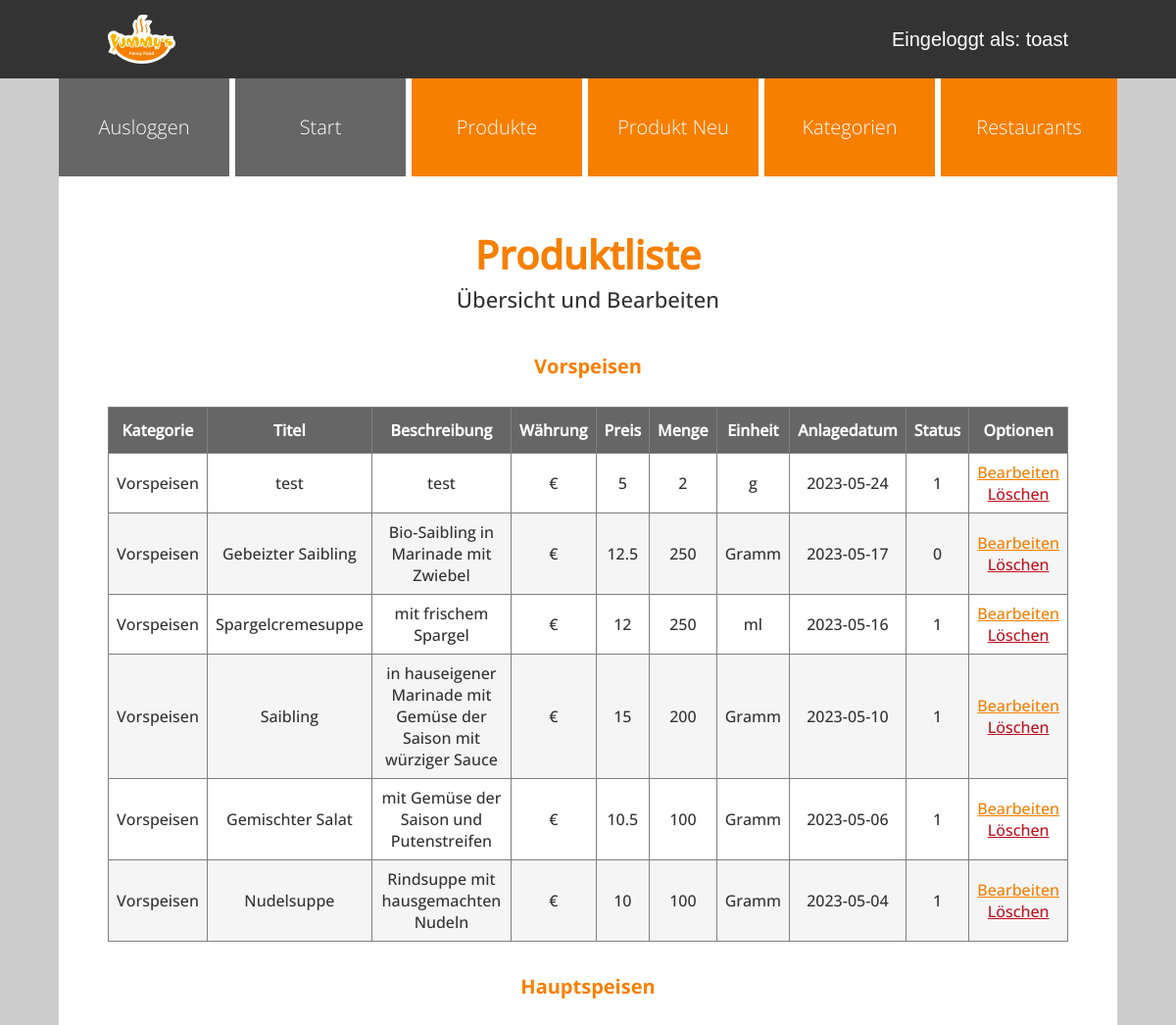
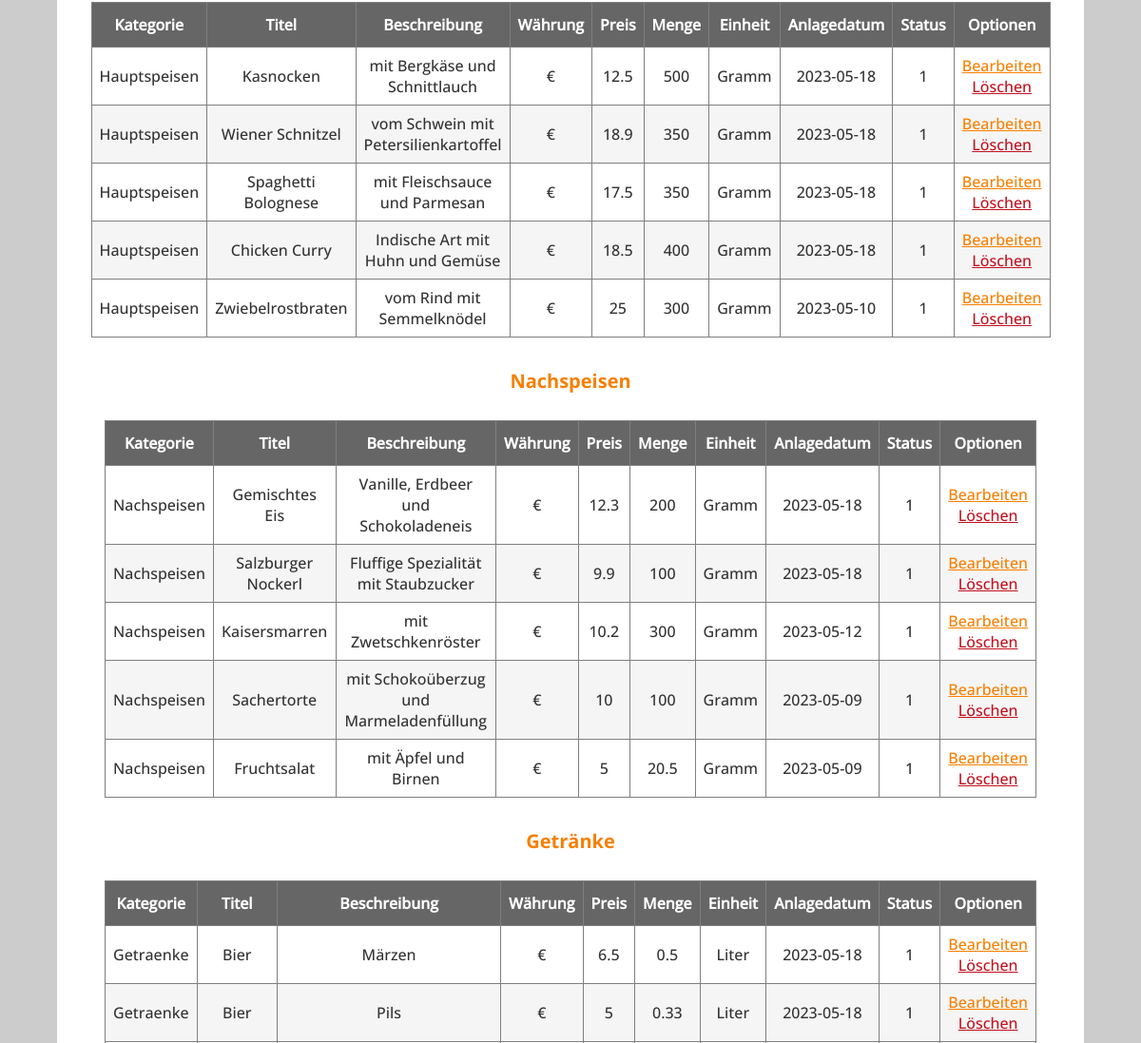
Page /admin/produkt_liste.php (signed in, upper part) on the earlier database version (2 pictures, top to bottom).
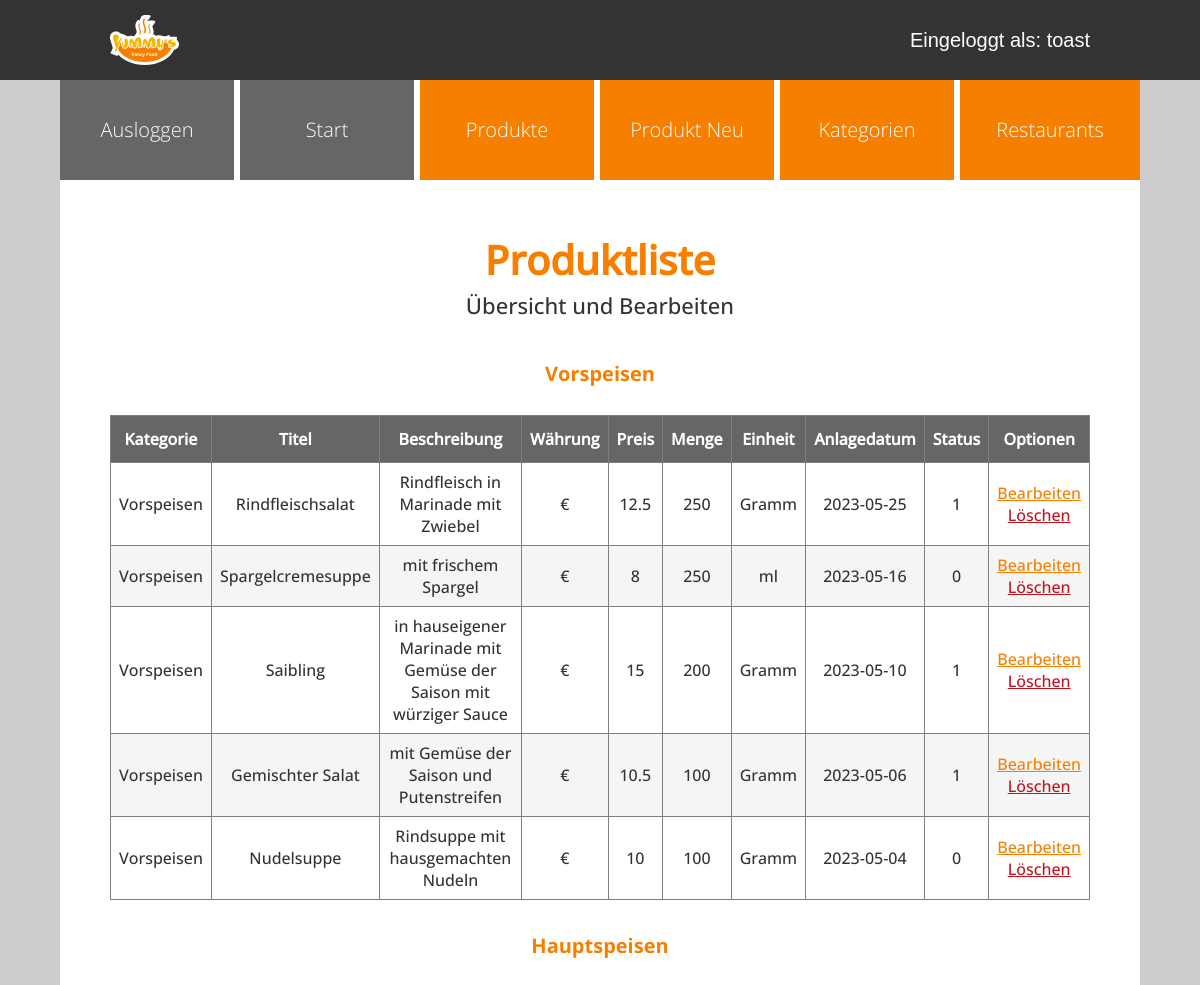
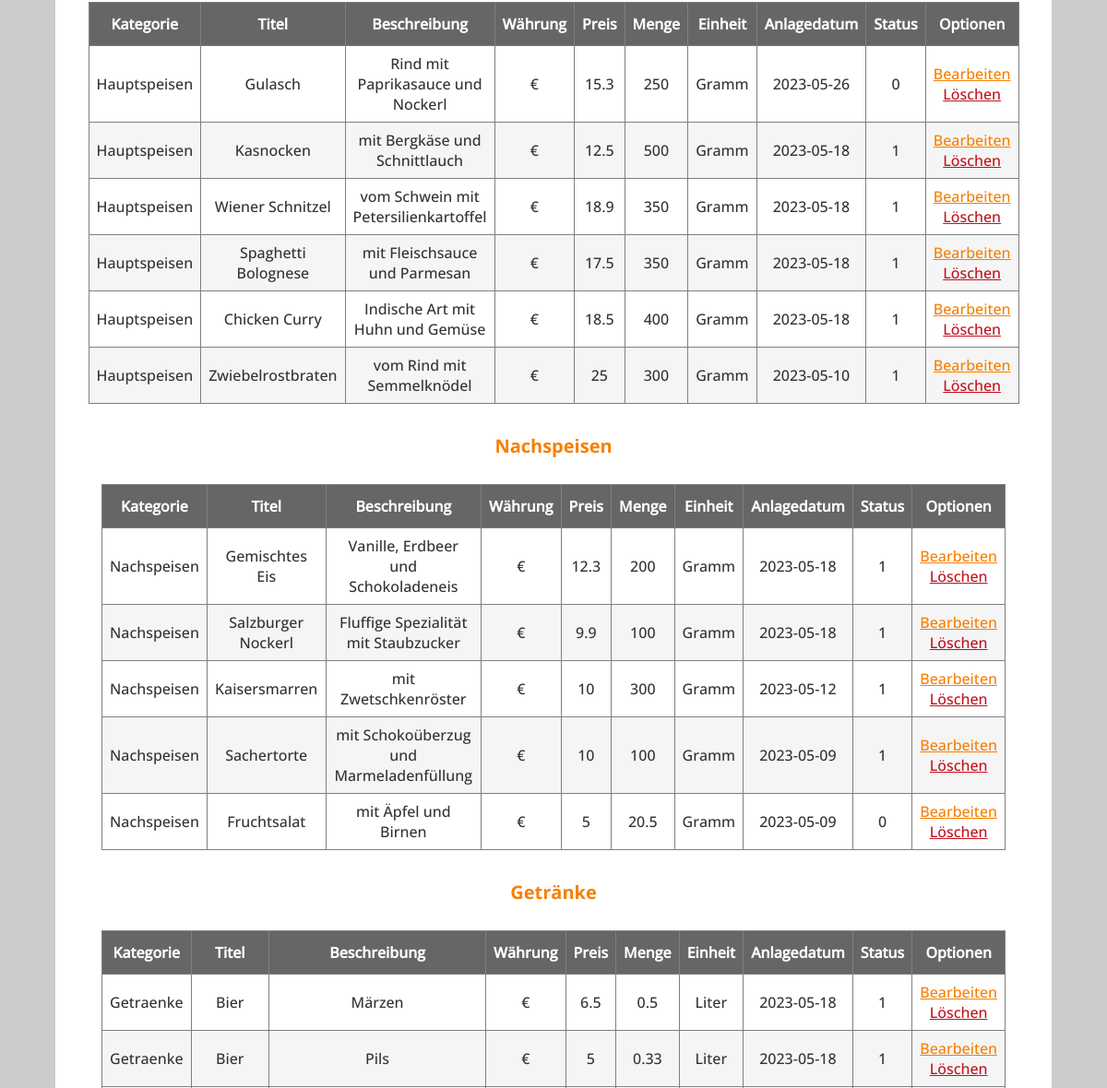
Same page on the later database version (2 pictures, top to bottom).
### tables this page shows
CREATE TABLE `produkte` (
  `id` int(10) UNSIGNED NOT NULL,
  `titel` varchar(200) NOT NULL,
  `beschreibung` text NOT NULL,
  `waehrung` varchar(10) NOT NULL,
  `preis` float UNSIGNED NOT NULL,
  `menge` float UNSIGNED NOT NULL,
  `einheit` varchar(50) NOT NULL,
  `anlagedatum` date NOT NULL,
  `aenderungsdatum` date DEFAULT NULL,
  `aktiv` tinyint(1) DEFAULT 0,
  `kategorie_id` int(10) UNSIGNED NOT NULL,
  `restaurant_id` int(10) UNSIGNED DEFAULT NULL,
  `benutzer_id` int(10) UNSIGNED DEFAULT NULL
);

CREATE TABLE `kategorien` (
  `id` int(10) UNSIGNED NOT NULL,
  `bezeichnung` varchar(200) NOT NULL
);

### admin/setup.php (called while the page is built, shortened)
<?php
spl_autoload_register(
    function (string $klasse) {
        $prefix = "WIFI\\JUMMY\\";
        $basis = __DIR__ . "/Klassen/";
        $laenge = strlen($prefix);
        $relativ = substr($klasse, $laenge);
        $datei = $basis . str_replace("\\", "/", $relativ) . ".php";
    }
);

### admin/Klassen/Mysql.php (called while the page is built, shortened)
<?php
class Mysql
{
    private static ?Mysql $instanz = null;
    public static function getInstanz(): Mysql
    {
        if (!self::$instanz) {
            self::$instanz = new Mysql();
        }
        return self::$instanz;
    }
    private \mysqli $db;
    private function verbinden(): void
    {
        $this->db = new \mysqli(MYSQL_HOST, MYSQL_USER, MYSQL_PASSWORT, MYSQL_DATENBANK);
        $this->db->set_charset("utf8");
    }
    public function escape(string $wert): string
    {
        return $this->db->real_escape_string($wert);
    }
    public function query(string $sqlBefehl): \mysqli_result|bool
    {
        $result = $this->db->query($sqlBefehl);
        return $result;
    }
}

### admin/Klassen/Speisen/Produkte.php (called while the page is built, shortened)
<?php
class Produkte
{
    public function alleProdukteVs(): array
    {
        $db = Mysql::getInstanz();
        $produkteGesamtVs = array();
        $result = $db->query("SELECT * FROM produkte WHERE kategorie_id = 1 ORDER BY anlagedatum DESC");
        while ($row = $result->fetch_assoc()) {
            $produkteGesamtVs[] = new Produkt($row);
        }
        return $produkteGesamtVs;
    }
    public function alleProdukteHs(): array
    {
        $db = Mysql::getInstanz();
        $produkteGesamtHs = array();
        $result = $db->query("SELECT * FROM produkte WHERE kategorie_id = 2 ORDER BY anlagedatum DESC");
        while ($row = $result->fetch_assoc()) {
            $produkteGesamtHs[] = new Produkt($row);
        }
        return $produkteGesamtHs;
    }
    public function alleProdukteNs(): array
    {
        $db = Mysql::getInstanz();
        $produkteGesamtNs = array();
        $result = $db->query("SELECT * FROM produkte WHERE kategorie_id = 3 ORDER BY anlagedatum DESC");
        while ($row = $result->fetch_assoc()) {
            $produkteGesamtNs[] = new Produkt($row);
        }
        return $produkteGesamtNs;
    }
    public function alleProdukteGe(): array
    {
        $db = Mysql::getInstanz();
        $produkteGesamtGe = array();
        $result = $db->query("SELECT * FROM produkte WHERE kategorie_id = 4 ORDER BY anlagedatum DESC");
        while ($row = $result->fetch_assoc()) {
            $produkteGesamtGe[] = new Produkt($row);
        }
        return $produkteGesamtGe;
    }
}

### admin/Klassen/Speisen/DbRow/DbRowAbstract.php (called while the page is built, shortened)
<?php
abstract class DbRowAbstract
{
    protected string $tabelle;
    private array $daten = array();
    public function __construct(int|array $idOderDaten)
    {
        if (is_int($idOderDaten)) {
            $db = Mysql::getInstanz();
            $sqlId = $db->escape($idOderDaten);
            $result = $db->query("SELECT * FROM {$this->tabelle} WHERE id = '{$sqlId}'");
            $this->daten = $result->fetch_assoc();
        } else {
            $this->daten = $idOderDaten;
        }
    }
    public function __get(string $eigenschaft): mixed
    {
        return $this->daten[$eigenschaft];
    }
}

### admin/Klassen/Speisen/DbRow/Produkt.php (called while the page is built, shortened)
<?php
class Produkt extends DbRowAbstract
{
    public function kategorie(): Kategorie
    {
        return new Kategorie($this->kategorie_id);
    }
}

### admin/produkt_liste.php (the view, shortened to what the changed rows need)
<?php
include "setup.php";
include "kopf.php";
?>
<div id="admin-toptext">
    <h2 id="admin-headline">Produktliste</h2>
</div>
<?php
echo "<br>";
echo "<div style='overflow-x: auto;'>";
echo "<table class='table-admin'>";
echo "<thead>";
echo "<th>Kategorie</th>";
echo "<th>Titel</th>";
echo "<th>Beschreibung</th>";
echo "<th>Währung</th>";
echo "<th>Preis</th>";
echo "<th>Menge</th>";
echo "<th>Einheit</th>";
echo "<th>Anlagedatum</th>";
echo "<th>Status</th>";
echo "<th>Optionen</th>";
echo "</thead>";
echo "<tbody>";
$produkteVs = new Produkte();
$alleProdukteVs = $produkteVs->alleProdukteVs();
foreach ($alleProdukteVs as $vorspeise) {
    echo "<tr>";
    echo "<td>" . $vorspeise->kategorie()->bezeichnung . "</td>";
    echo "<td>" . $vorspeise->titel . "</td>";
    echo "<td>" . $vorspeise->beschreibung . "</td>";
    echo "<td>" . $vorspeise->waehrung . "</td>";
    echo "<td>" . $vorspeise->preis . "</td>";
    echo "<td>" . $vorspeise->menge . "</td>";
    echo "<td>" . $vorspeise->einheit . "</td>";
    echo "<td>" . $vorspeise->anlagedatum . "</td>";
    echo "<td>" . $vorspeise->aktiv . "</td>";
    echo "<td>" . "<a href='produkt_bearbeiten.php?id={$vorspeise->id}'>Bearbeiten</a>" . "<br>"
        . "<a href='produkt_loeschen.php?id={$vorspeise->id}'>Löschen</a>" . "</td>";
    echo "</tr>";
}
echo "</tbody>";
echo "</table>";
echo "</div>";
echo "<br>";
echo "<table class='table-admin'>";
echo "<thead>";
echo "<th>Kategorie</th>";
echo "<th>Titel</th>";
echo "<th>Beschreibung</th>";
echo "<th>Währung</th>";
echo "<th>Preis</th>";
echo "<th>Menge</th>";
echo "<th>Einheit</th>";
echo "<th>Anlagedatum</th>";
echo "<th>Status</th>";
echo "<th>Optionen</th>";
echo "</thead>";
echo "<tbody>";
$produkteHs = new Produkte();
$alleProdukteHs = $produkteHs->alleProdukteHs();
foreach ($alleProdukteHs as $hauptspeise) {
    echo "<tr>";
    echo "<td>" . $hauptspeise->kategorie()->bezeichnung . "</td>";
    echo "<td>" . $hauptspeise->titel . "</td>";
    echo "<td>" . $hauptspeise->beschreibung . "</td>";
    echo "<td>" . $hauptspeise->waehrung . "</td>";
    echo "<td>" . $hauptspeise->preis . "</td>";
    echo "<td>" . $hauptspeise->menge . "</td>";
    echo "<td>" . $hauptspeise->einheit . "</td>";
    echo "<td>" . $hauptspeise->anlagedatum . "</td>";
    echo "<td>" . $hauptspeise->aktiv . "</td>";
    echo "<td>" . "<a href='produkt_bearbeiten.php?id={$hauptspeise->id}'>Bearbeiten</a>" . "<br>"
        . "<a href='produkt_loeschen.php?id={$hauptspeise->id}'>Löschen</a>" . "</td>";
    echo "</tr>";
}
echo "</tbody>";
echo "</table>";
echo "<br>";
echo "<table class='table-admin'>";
echo "<thead>";
echo "<th>Kategorie</th>";
echo "<th>Titel</th>";
echo "<th>Beschreibung</th>";
echo "<th>Währung</th>";
echo "<th>Preis</th>";
echo "<th>Menge</th>";
echo "<th>Einheit</th>";
echo "<th>Anlagedatum</th>";
echo "<th>Status</th>";
echo "<th>Optionen</th>";
echo "</thead>";
echo "<tbody>";
$produkteNs = new Produkte();
$alleProdukteNs = $produkteNs->alleProdukteNs();
foreach ($alleProdukteNs as $nachtspeise) {
    echo "<tr>";
    echo "<td>" . $nachtspeise->kategorie()->bezeichnung . "</td>";
    echo "<td>" . $nachtspeise->titel . "</td>";
    echo "<td>" . $nachtspeise->beschreibung . "</td>";
    echo "<td>" . $nachtspeise->waehrung . "</td>";
    echo "<td>" . $nachtspeise->preis . "</td>";
    echo "<td>" . $nachtspeise->menge . "</td>";
    echo "<td>" . $nachtspeise->einheit . "</td>";
    echo "<td>" . $nachtspeise->anlagedatum . "</td>";
    echo "<td>" . $nachtspeise->aktiv . "</td>";
    echo "<td>" . "<a href='produkt_bearbeiten.php?id={$nachtspeise->id}'>Bearbeiten</a>" . "<br>"
        . "<a class='table-delete', href='produkt_loeschen.php?id={$nachtspeise->id}'>Löschen</a>" . "</td>";
    echo "</tr>";
}
echo "</tbody>";
echo "</table>";
echo "<br>";
echo "<table class='table-admin'>";
echo "<thead>";
echo "<th>Kategorie</th>";
echo "<th>Titel</th>";
echo "<th>Beschreibung</th>";
echo "<th>Währung</th>";
echo "<th>Preis</th>";
echo "<th>Menge</th>";
echo "<th>Einheit</th>";
echo "<th>Anlagedatum</th>";
echo "<th>Status</th>";
echo "<th>Optionen</th>";
echo "</thead>";
echo "<tbody>";
$produkteGe = new Produkte();
$alleProdukteGe = $produkteGe->alleProdukteGe();
foreach ($alleProdukteGe as $getraenk) {
    echo "<tr>";
    echo "<td>" . $getraenk->kategorie()->bezeichnung . "</td>";
    echo "<td>" . $getraenk->titel . "</td>";
    echo "<td>" . $getraenk->beschreibung . "</td>";
    echo "<td>" . $getraenk->waehrung . "</td>";
    echo "<td>" . $getraenk->preis . "</td>";
    echo "<td>" . $getraenk->menge . "</td>";
    echo "<td>" . $getraenk->einheit . "</td>";
    echo "<td>" . $getraenk->anlagedatum . "</td>";
    echo "<td>" . $getraenk->aktiv . "</td>";
    echo "<td>" . "<a href='produkt_bearbeiten.php?id={$getraenk->id}'>Bearbeiten</a>" . "<br>"
        . "<a href='produkt_loeschen.php?id={$getraenk->id}'>Löschen</a>" . "</td>";
    echo "</tr>";
}
echo "</tbody>";
echo "</table>";
include "fuss.php";

Differences in the rows shown:
removed produkte: kategorie.bezeichnung "Vorspeisen", titel "test", beschreibung "test", waehrung "€", preis "5", menge "2", einheit "g", anlagedatum "2023-05-24", aktiv "1", shown under "Produktliste"
changed produkte: titel "Gebeizter Saibling" → "Rindfleischsalat"; beschreibung "Bio-Saibling in Marinade mit Zwiebel" → "Rindfleisch in Marinade mit Zwiebel"; anlagedatum "2023-05-17" → "2023-05-25"; aktiv "0" → "1"
changed produkte "Spargelcremesuppe": preis "12" → "8"; aktiv "1" → "0"
changed produkte "Nudelsuppe": aktiv "1" → "0"
added produkte: kategorie.bezeichnung "Hauptspeisen", titel "Gulasch", beschreibung "Rind mit Paprikasauce und Nockerl", waehrung "€", preis "15.3", menge "250", einheit "Gramm", anlagedatum "2023-05-26", aktiv "0"
changed produkte "Kaisersmarren": preis "10.2" → "10"
changed produkte "Fruchtsalat": aktiv "1" → "0"
